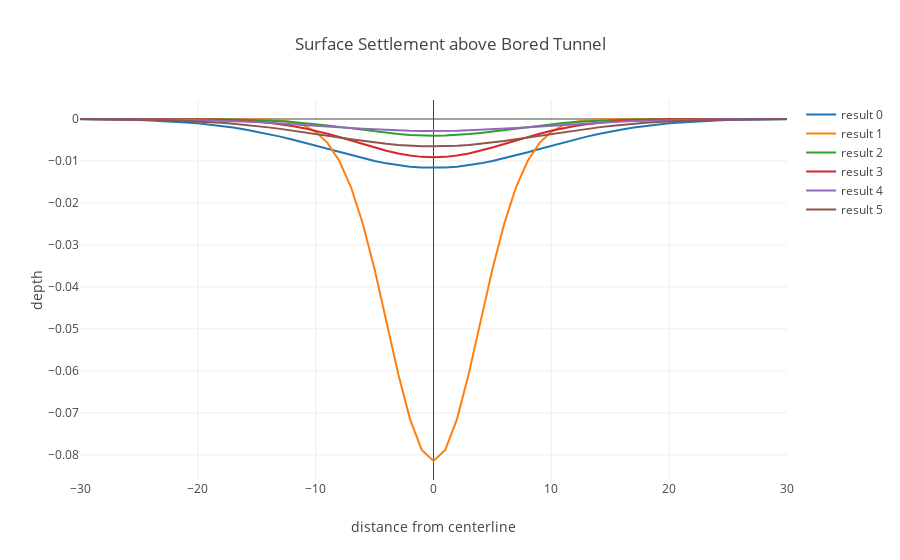

The notebook cell saved with this chart:
### Code cell
# plot results
nr_rslts = len(setl_rslts[0])
y_data = [[] for n in range(nr_rslts)]
trace = [[] for n in range(nr_rslts)]
    
for n in range(nr_rslts):
    for i in setl_rslts:
        y_data[n].append(-i[n])
    trace[n] = go.Scatter(
        x=x,
        y=y_data[n],
        name='result '+str(n) )

data = go.Data(trace)
layout=go.Layout(title="Surface Settlement above Bored Tunnel", 
                 xaxis={'title':'distance from centerline'}, yaxis={'title':'depth'})
figure=go.Figure(data=data,layout=layout)
plotly.iplot(figure)
